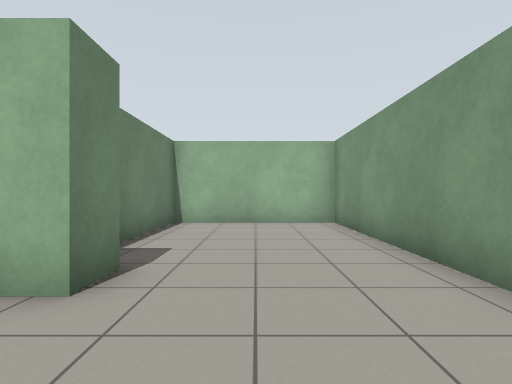
View 1 (above)

17 first-person views from a walk through a robot-simulator world made for Gazebo. The camera is 0.94 m above the floor, looks level and sees 80° across. The floor is counted in squares, 1 m on a side. Each view is taken from the middle of a square. On the plan, view 1 faces up. The plan holds only what a view shows up to about 11 squares ahead; the rest is blank.

View 2
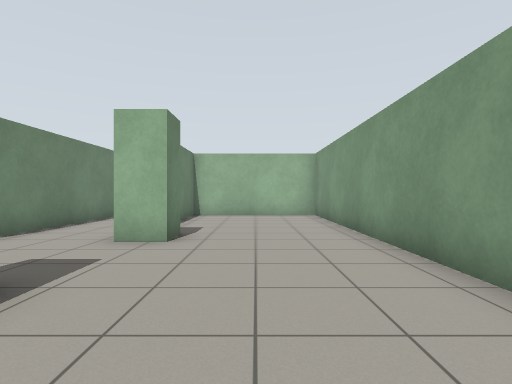

View 3
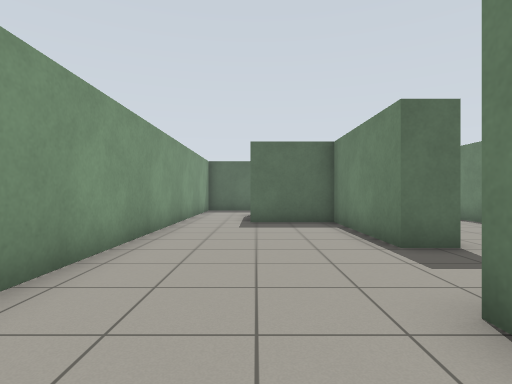

View 4
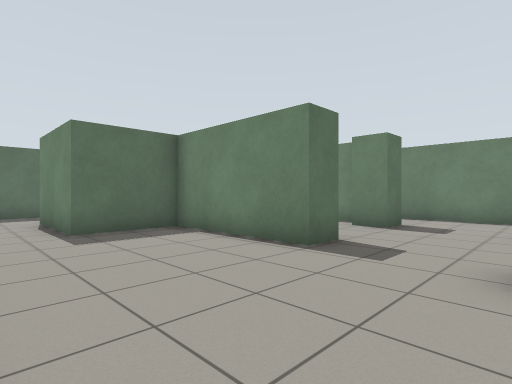

View 5
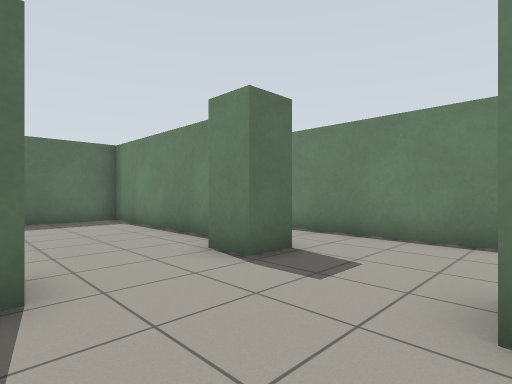

View 6
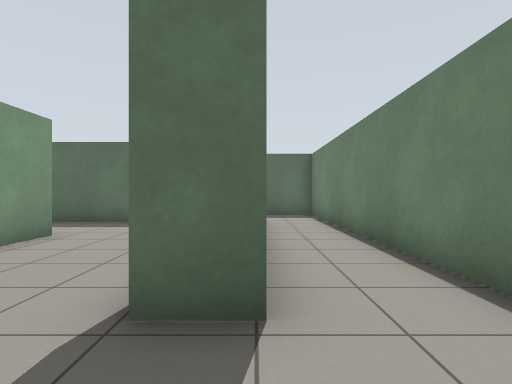

View 7
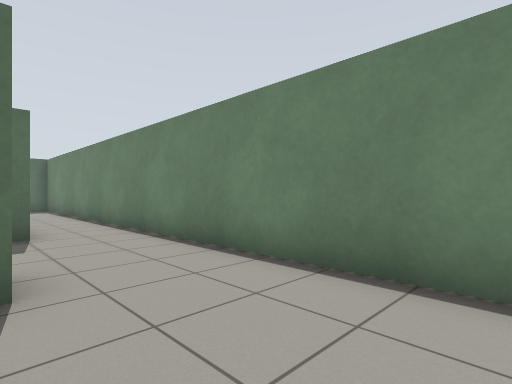

View 8
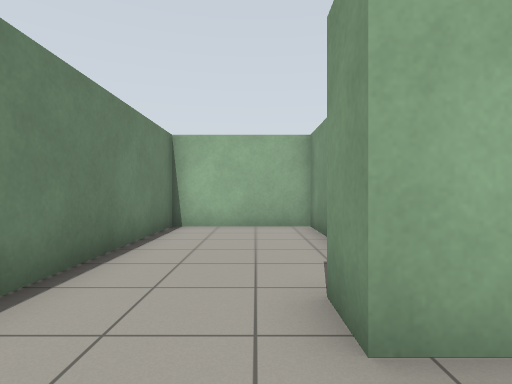

View 9
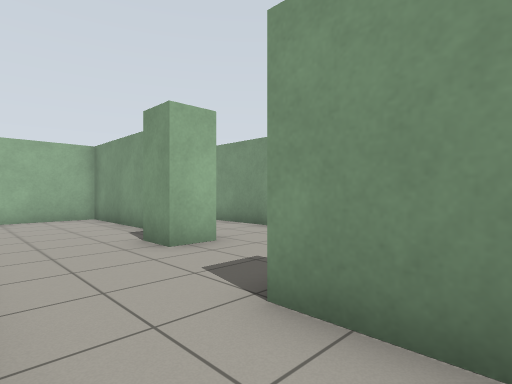

View 10
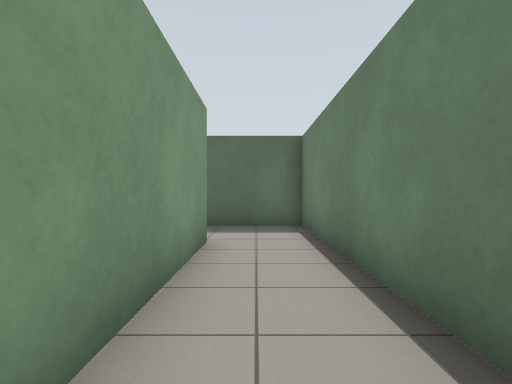

View 11
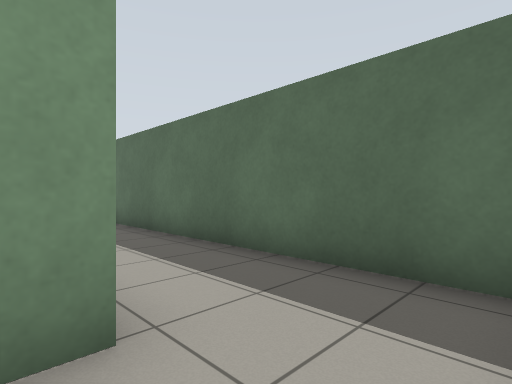

View 12
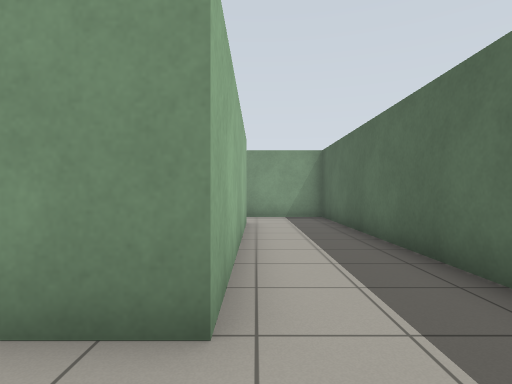

View 13
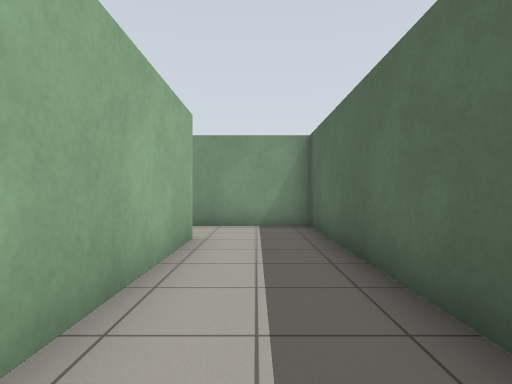

View 14
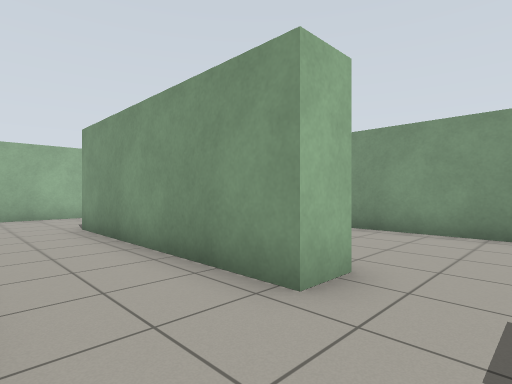

View 15
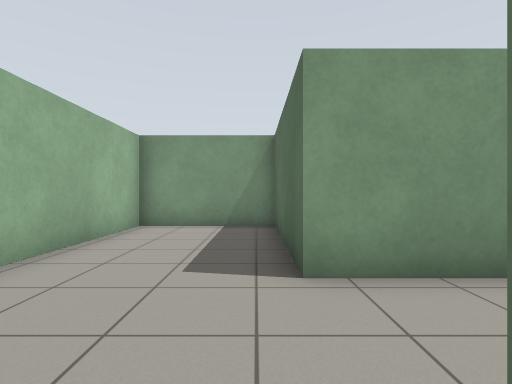

View 16
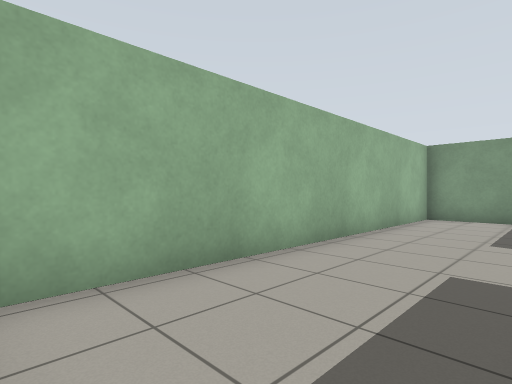

View 17
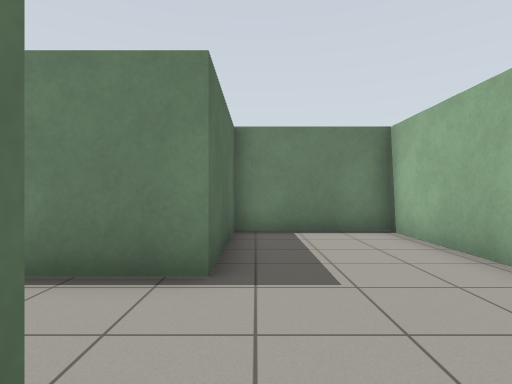

### Floor plan
Ten units are one square. View 1 is at (0, 0); x grows to the right and y downward. Boxes are objects, and circles mark ways between rooms. Rooms are numbered by the first view taken in them; rooms with no view inside come last. Other rooms are left out.
<svg viewBox="-98 -137 128 247">
<path fill="none" stroke="#000" d="M-35 2 -24 2 -24 45 2 45 2 77 -71 77M-17 -38 -17 -27 -27 -27M-54 -27 -64 -27M-71 2 -61 2 -61 12M25 -93 -24 -93 -24 -56M-93 85 -93 105 24 105 24 -90M-64 -27 -64 -38M-55 -55 -55 -93 -93 -93 -93 85M-71 77 -71 2M-90 -95 -54 -95 -54 -27M24 -90 24 -132 -93 -132 -93 -94M-27 -27 -27 -95 22 -95M-27 46 -27 33M-69 16 -69 76 -5 76"/>
<circle cx="-60" cy="-15" r="3" fill="#2a7"/>
<circle cx="-85" cy="90" r="3" fill="#2a7"/>
<circle cx="-40" cy="-40" r="3" fill="#2a7"/>
<circle cx="-45" cy="10" r="3" fill="#2a7"/>
<text x="-10" y="10">1</text>
<text x="-80" y="-10">2</text>
<text x="-40" y="-100">3</text>
<text x="-40" y="50">4</text>
</svg>
Room 1 opens to room 2. Room 1 opens to room 3. Room 1 opens to room 4.

Where each view was taken, in squares from view 1:
view 1: 0 up, 0 right, facing up
view 2: 3 down, 0 right, facing up
view 3: 5 up, 0 right, facing down
view 4: 3 up, 2 right, facing down-left
view 5: 3 up, 3 left, facing down-left
view 6: 2 up, 7 left, facing down
view 7: 7 up, 6 left, facing down-left
view 8: 1 up, 7 left, facing up
view 9: 2 down, 9 left, facing up-right
view 10: 2 down, 8 left, facing down
view 11: 7 down, 9 left, facing down-right
view 12: 8 down, 9 left, facing right
view 13: 9 down, 6 left, facing right
view 14: 1 up, 5 left, facing up-right
view 15: 10 up, 6 left, facing right
view 16: 10 up, 9 left, facing up-right
view 17: 10 up, 2 left, facing left
